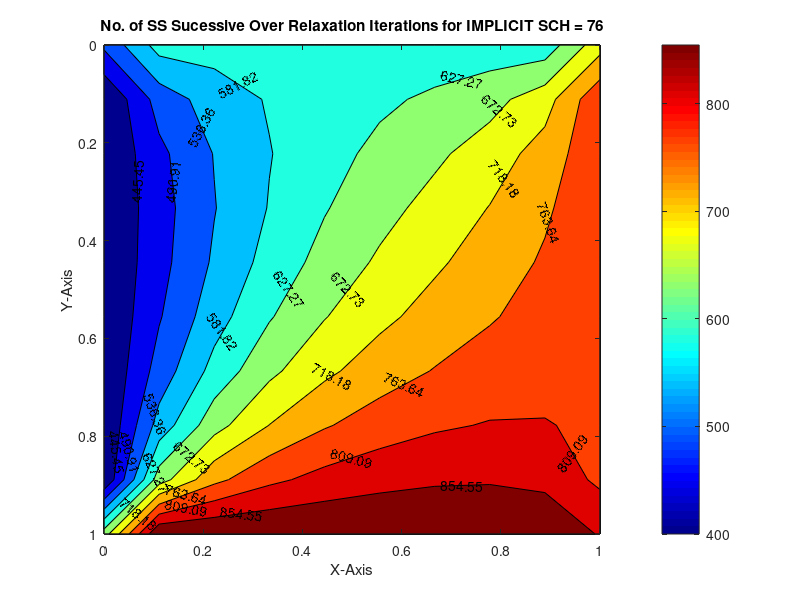

MATLAB code for this plot:
%Solving 2D Heat Conduction Equation by Sucessive Relaxation Method
%Implicit Scheme - (Steady State)
%Author: Aditya Iyer Ramesh

close all
clc

%Initializing parameters
%grid points
nx = 10;
ny = nx;

x = linspace(0,1,nx);
y = linspace(0,1,ny);

dx = x(2) - x(1);
dy = dx;

%Error criteria & tolerance (EC > Tol)
error = 9e9;
tol = 1e-4;
omega = 1.2;

%Boundary Conditions
Temp_Left = 400; 
Temp_Top = 600;
Temp_Right = 800;
Temp_Bottom = 900;

Temp = 300*ones(nx,ny);

Temp(2:ny - 1, 1) = Temp_Left;
Temp(2:ny - 1, nx) = Temp_Right;
Temp(1, 2:nx - 1) = Temp_Top;
Temp(ny, 2:nx - 1) = Temp_Bottom;

%For Average Temperatures at Corners
Temp(1,1) = (Temp_Top + Temp_Left)/2;
Temp(nx,ny) = (Temp_Right + Temp_Bottom)/2;
Temp(1,ny) = (Temp_Top + Temp_Right)/2;
Temp(nx,1) = (Temp_Left + Temp_Bottom)/2;

%Declaring original values of Temp
Temp_initial = Temp;
Temp_old = Temp;

%Computing of 2D SS Heat Conduction Eqn SOR Solver starts
iterative_solver = 3;

if iterative_solver == 3
    sor_iteration = 1;
    
    while (error > tol)
        
        for i = 2:nx - 1
            
            for j = 2:ny - 1
                Temp(i,j) = omega*(0.25*(Temp(i-1,j) + Temp_old(i+1,j) + Temp(i,j-1) + Temp_old(i,j+1))) + (1 - omega)*Temp_old(i,j);
            end
        end
        
        error = max(max(abs(Temp_old - Temp)));
        Temp_old = Temp;
        sor_iteration = sor_iteration + 1;
        
    end
end

%Contour Plots
figure(1)
contourf(x,y,Temp)
clabel(contourf(x,y,Temp))
colorbar
colormap(jet)
set(gca,'ydir','reverse')

%Labelling
xlabel("X-Axis")
ylabel("Y-Axis")
title(sprintf('No. of SS Sucessive Over Relaxation Iterations for IMPLICIT SCH = %d',sor_iteration));
pause(0.03);